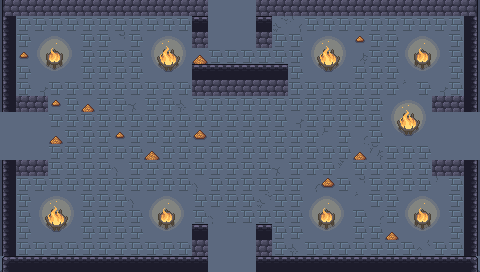

Rendered tile map (Tiled .tmx) drawn with the repository's tilesets; below, a short description and the map source with its tile grids summarised:
An orthogonal 30x17 tile map with 16x16 px tiles, 6 tile layers (ground, dressing, decor, walls, ...), 5 tilesets and 12 objects (6x PROP, 5x ENTRY, CHEST).

<map version="1.10" tiledversion="1.10.2" orientation="orthogonal" renderorder="right-down" width="30" height="17" tilewidth="16" tileheight="16" infinite="0" nextlayerid="8" nextobjectid="13">
 <tileset firstgid="1" name="wall" tilewidth="16" tileheight="16" tilecount="493" columns="17">
  <image source="../../../gfx/tiles/cove/walls_floor.png" width="272" height="464" />
 </tileset>
 <tileset firstgid="494" name="cracks" tilewidth="16" tileheight="16" tilecount="120" columns="8">
  <image source="../../../gfx/tiles/cove/cracks_floor.png" width="128" height="240" />
 </tileset>
 <tileset firstgid="614" name="wallcracks" tilewidth="16" tileheight="16" tilecount="256" columns="8">
  <image source="../../../gfx/tiles/cove/cracks_walls.png" width="128" height="512" />
 </tileset>
 <tileset firstgid="870" name="objects" tilewidth="16" tileheight="16" tilecount="216" columns="24">
  <image source="../../../gfx/tiles/cove/objects.png" width="384" height="144" />
 </tileset>
 <tileset firstgid="1086" name="fire" tilewidth="16" tileheight="16" tilecount="198" columns="11">
  <image source="../../../gfx/tiles/cove/fire.png" width="176" height="288" />
  <tile id="0">
   <animation>
    <frame tileid="0" duration="150" />
    <frame tileid="33" duration="150" />
    <frame tileid="66" duration="150" />
    <frame tileid="99" duration="150" />
    <frame tileid="132" duration="150" />
    <frame tileid="165" duration="150" />
   </animation>
  </tile>
  <tile id="1">
   <animation>
    <frame tileid="1" duration="150" />
    <frame tileid="34" duration="150" />
    <frame tileid="67" duration="150" />
    <frame tileid="100" duration="150" />
    <frame tileid="133" duration="150" />
    <frame tileid="166" duration="150" />
   </animation>
  </tile>
  <tile id="2">
   <animation>
    <frame tileid="2" duration="150" />
    <frame tileid="35" duration="150" />
    <frame tileid="68" duration="150" />
    <frame tileid="101" duration="150" />
    <frame tileid="134" duration="150" />
    <frame tileid="167" duration="150" />
   </animation>
  </tile>
  <tile id="3">
   <animation>
    <frame tileid="3" duration="150" />
    <frame tileid="36" duration="150" />
    <frame tileid="69" duration="150" />
    <frame tileid="102" duration="150" />
    <frame tileid="135" duration="150" />
    <frame tileid="168" duration="150" />
   </animation>
  </tile>
  <tile id="4">
   <animation>
    <frame tileid="4" duration="150" />
    <frame tileid="37" duration="150" />
    <frame tileid="70" duration="150" />
    <frame tileid="103" duration="150" />
    <frame tileid="136" duration="150" />
    <frame tileid="169" duration="150" />
   </animation>
  </tile>
  <tile id="5">
   <animation>
    <frame tileid="5" duration="150" />
    <frame tileid="38" duration="150" />
    <frame tileid="71" duration="150" />
    <frame tileid="104" duration="150" />
    <frame tileid="137" duration="150" />
    <frame tileid="170" duration="150" />
   </animation>
  </tile>
  <tile id="6">
   <animation>
    <frame tileid="6" duration="150" />
    <frame tileid="39" duration="150" />
    <frame tileid="72" duration="150" />
    <frame tileid="105" duration="150" />
    <frame tileid="138" duration="150" />
    <frame tileid="171" duration="150" />
   </animation>
  </tile>
  <tile id="7">
   <animation>
    <frame tileid="7" duration="150" />
    <frame tileid="40" duration="150" />
    <frame tileid="73" duration="150" />
    <frame tileid="106" duration="150" />
    <frame tileid="139" duration="150" />
    <frame tileid="172" duration="150" />
   </animation>
  </tile>
  <tile id="8">
   <animation>
    <frame tileid="8" duration="150" />
    <frame tileid="41" duration="150" />
    <frame tileid="74" duration="150" />
    <frame tileid="107" duration="150" />
    <frame tileid="140" duration="150" />
    <frame tileid="173" duration="150" />
   </animation>
  </tile>
  <tile id="9">
   <animation>
    <frame tileid="9" duration="150" />
    <frame tileid="42" duration="150" />
    <frame tileid="75" duration="150" />
    <frame tileid="108" duration="150" />
    <frame tileid="141" duration="150" />
    <frame tileid="174" duration="150" />
   </animation>
  </tile>
  <tile id="10">
   <animation>
    <frame tileid="10" duration="150" />
    <frame tileid="43" duration="150" />
    <frame tileid="76" duration="150" />
    <frame tileid="109" duration="150" />
    <frame tileid="142" duration="150" />
    <frame tileid="175" duration="150" />
   </animation>
  </tile>
  <tile id="11">
   <animation>
    <frame tileid="11" duration="150" />
    <frame tileid="44" duration="150" />
    <frame tileid="77" duration="150" />
    <frame tileid="110" duration="150" />
    <frame tileid="143" duration="150" />
    <frame tileid="176" duration="150" />
   </animation>
  </tile>
  <tile id="12">
   <animation>
    <frame tileid="12" duration="150" />
    <frame tileid="45" duration="150" />
    <frame tileid="78" duration="150" />
    <frame tileid="111" duration="150" />
    <frame tileid="144" duration="150" />
    <frame tileid="177" duration="150" />
   </animation>
  </tile>
  <tile id="13">
   <animation>
    <frame tileid="13" duration="150" />
    <frame tileid="46" duration="150" />
    <frame tileid="79" duration="150" />
    <frame tileid="112" duration="150" />
    <frame tileid="145" duration="150" />
    <frame tileid="178" duration="150" />
   </animation>
  </tile>
  <tile id="14">
   <animation>
    <frame tileid="14" duration="150" />
    <frame tileid="47" duration="150" />
    <frame tileid="80" duration="150" />
    <frame tileid="113" duration="150" />
    <frame tileid="146" duration="150" />
    <frame tileid="179" duration="150" />
   </animation>
  </tile>
  <tile id="15">
   <animation>
    <frame tileid="15" duration="150" />
    <frame tileid="48" duration="150" />
    <frame tileid="81" duration="150" />
    <frame tileid="114" duration="150" />
    <frame tileid="147" duration="150" />
    <frame tileid="180" duration="150" />
   </animation>
  </tile>
  <tile id="16">
   <animation>
    <frame tileid="16" duration="150" />
    <frame tileid="49" duration="150" />
    <frame tileid="82" duration="150" />
    <frame tileid="115" duration="150" />
    <frame tileid="148" duration="150" />
    <frame tileid="181" duration="150" />
   </animation>
  </tile>
  <tile id="17">
   <animation>
    <frame tileid="17" duration="150" />
    <frame tileid="50" duration="150" />
    <frame tileid="83" duration="150" />
    <frame tileid="116" duration="150" />
    <frame tileid="149" duration="150" />
    <frame tileid="182" duration="150" />
   </animation>
  </tile>
  <tile id="18">
   <animation>
    <frame tileid="18" duration="150" />
    <frame tileid="51" duration="150" />
    <frame tileid="84" duration="150" />
    <frame tileid="117" duration="150" />
    <frame tileid="150" duration="150" />
    <frame tileid="183" duration="150" />
   </animation>
  </tile>
  <tile id="19">
   <animation>
    <frame tileid="19" duration="150" />
    <frame tileid="52" duration="150" />
    <frame tileid="85" duration="150" />
    <frame tileid="118" duration="150" />
    <frame tileid="151" duration="150" />
    <frame tileid="184" duration="150" />
   </animation>
  </tile>
  <tile id="20">
   <animation>
    <frame tileid="20" duration="150" />
    <frame tileid="53" duration="150" />
    <frame tileid="86" duration="150" />
    <frame tileid="119" duration="150" />
    <frame tileid="152" duration="150" />
    <frame tileid="185" duration="150" />
   </animation>
  </tile>
  <tile id="21">
   <animation>
    <frame tileid="21" duration="150" />
    <frame tileid="54" duration="150" />
    <frame tileid="87" duration="150" />
    <frame tileid="120" duration="150" />
    <frame tileid="153" duration="150" />
    <frame tileid="186" duration="150" />
   </animation>
  </tile>
  <tile id="22">
   <animation>
    <frame tileid="22" duration="150" />
    <frame tileid="55" duration="150" />
    <frame tileid="88" duration="150" />
    <frame tileid="121" duration="150" />
    <frame tileid="154" duration="150" />
    <frame tileid="187" duration="150" />
   </animation>
  </tile>
  <tile id="23">
   <animation>
    <frame tileid="23" duration="150" />
    <frame tileid="56" duration="150" />
    <frame tileid="89" duration="150" />
    <frame tileid="122" duration="150" />
    <frame tileid="155" duration="150" />
    <frame tileid="188" duration="150" />
   </animation>
  </tile>
  <tile id="24">
   <animation>
    <frame tileid="24" duration="150" />
    <frame tileid="57" duration="150" />
    <frame tileid="90" duration="150" />
    <frame tileid="123" duration="150" />
    <frame tileid="156" duration="150" />
    <frame tileid="189" duration="150" />
   </animation>
  </tile>
  <tile id="25">
   <animation>
    <frame tileid="25" duration="150" />
    <frame tileid="58" duration="150" />
    <frame tileid="91" duration="150" />
    <frame tileid="124" duration="150" />
    <frame tileid="157" duration="150" />
    <frame tileid="190" duration="150" />
   </animation>
  </tile>
  <tile id="26">
   <animation>
    <frame tileid="26" duration="150" />
    <frame tileid="59" duration="150" />
    <frame tileid="92" duration="150" />
    <frame tileid="125" duration="150" />
    <frame tileid="158" duration="150" />
    <frame tileid="191" duration="150" />
   </animation>
  </tile>
  <tile id="27">
   <animation>
    <frame tileid="27" duration="150" />
    <frame tileid="60" duration="150" />
    <frame tileid="93" duration="150" />
    <frame tileid="126" duration="150" />
    <frame tileid="159" duration="150" />
    <frame tileid="192" duration="150" />
   </animation>
  </tile>
  <tile id="28">
   <animation>
    <frame tileid="28" duration="150" />
    <frame tileid="61" duration="150" />
    <frame tileid="94" duration="150" />
    <frame tileid="127" duration="150" />
    <frame tileid="160" duration="150" />
    <frame tileid="193" duration="150" />
   </animation>
  </tile>
  <tile id="29">
   <animation>
    <frame tileid="29" duration="150" />
    <frame tileid="62" duration="150" />
    <frame tileid="95" duration="150" />
    <frame tileid="128" duration="150" />
    <frame tileid="161" duration="150" />
    <frame tileid="194" duration="150" />
   </animation>
  </tile>
  <tile id="30">
   <animation>
    <frame tileid="30" duration="150" />
    <frame tileid="63" duration="150" />
    <frame tileid="96" duration="150" />
    <frame tileid="129" duration="150" />
    <frame tileid="162" duration="150" />
    <frame tileid="195" duration="150" />
   </animation>
  </tile>
  <tile id="31">
   <animation>
    <frame tileid="31" duration="150" />
    <frame tileid="64" duration="150" />
    <frame tileid="97" duration="150" />
    <frame tileid="130" duration="150" />
    <frame tileid="163" duration="150" />
    <frame tileid="196" duration="150" />
   </animation>
  </tile>
  <tile id="32">
   <animation>
    <frame tileid="32" duration="150" />
    <frame tileid="65" duration="150" />
    <frame tileid="98" duration="150" />
    <frame tileid="131" duration="150" />
    <frame tileid="164" duration="150" />
    <frame tileid="197" duration="150" />
   </animation>
  </tile>
 </tileset>
 <layer id="1" name="ground" width="30" height="17">
  <data>[510 cells, 510 non-empty, 1 distinct tile ids]</data>
 </layer>
 <layer id="2" name="dressing" width="30" height="17">
  <data>[510 cells, 370 non-empty, 47 distinct tile ids]</data>
 </layer>
 <layer id="3" name="decor" width="30" height="17">
  <data>[510 cells, 0 non-empty, 0 distinct tile ids]</data>
 </layer>
 <layer id="4" name="walls" width="30" height="17">
  <data>[510 cells, 78 non-empty, 8 distinct tile ids]</data>
 </layer>
 <layer id="5" name="props" width="30" height="17">
  <data>[510 cells, 37 non-empty, 4 distinct tile ids]</data>
 </layer>
 <layer id="6" name="overhead" width="30" height="17">
  <data>[510 cells, 0 non-empty, 0 distinct tile ids]</data>
 </layer>
 <objectgroup id="7" name="spawns">
  <object id="1" name="UP" type="ENTRY" x="232" y="24" />
  <object id="2" name="DOWN" type="ENTRY" x="232" y="248" />
  <object id="3" name="LEFT" type="ENTRY" x="24" y="136" />
  <object id="4" name="RIGHT" type="ENTRY" x="456" y="136" />
  <object id="5" name="" type="ENTRY" x="248" y="136" />
  <object id="6" name="locked" type="CHEST" x="232" y="136" />
  <object id="7" name="torch" type="PROP" x="56" y="264" />
  <object id="8" name="torch" type="PROP" x="424" y="264" />
  <object id="9" name="torch" type="PROP" x="8" y="232" />
  <object id="10" name="torch" type="PROP" x="472" y="232" />
  <object id="11" name="banner" type="PROP" x="120" y="264" />
  <object id="12" name="banner" type="PROP" x="360" y="264" />
 </objectgroup>
</map>
